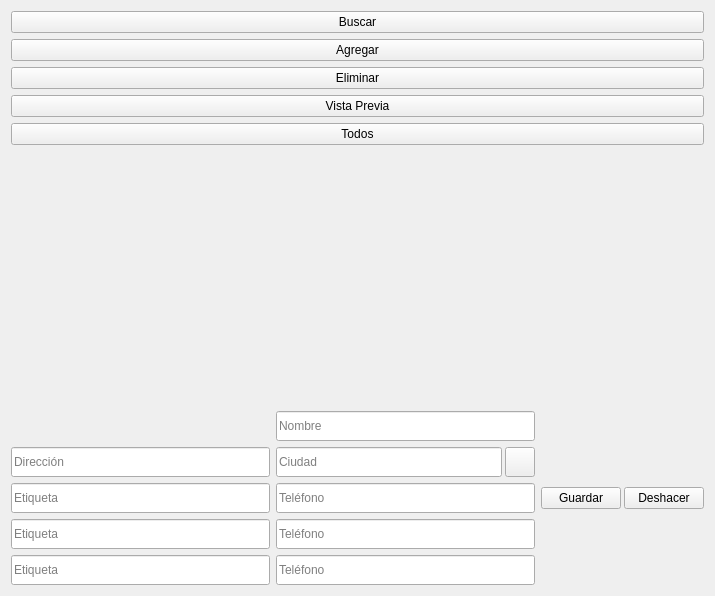
<?xml version="1.0" encoding="UTF-8"?>
<ui version="4.0">
 <class>Amazul</class>
 <widget class="QMainWindow" name="Amazul">
  <property name="geometry">
   <rect>
    <x>0</x>
    <y>0</y>
    <width>715</width>
    <height>596</height>
   </rect>
  </property>
  <property name="windowTitle">
   <string>Amazul</string>
  </property>
  <property name="windowIcon">
   <iconset resource="resources.qrc">
    <normaloff>:/images/images/Amazul.png</normaloff>:/images/images/Amazul.png</iconset>
  </property>
  <widget class="QWidget" name="centralWidget">
   <layout class="QVBoxLayout" name="verticalLayout_4">
    <item>
     <layout class="QHBoxLayout" name="horizontalLayout_4">
      <item>
       <layout class="QVBoxLayout" name="verticalLayout">
        <item>
         <widget class="QPushButton" name="pbSearch">
          <property name="cursor">
           <cursorShape>PointingHandCursor</cursorShape>
          </property>
          <property name="focusPolicy">
           <enum>Qt::NoFocus</enum>
          </property>
          <property name="toolTip">
           <string>Buscar alumnas</string>
          </property>
          <property name="text">
           <string>Buscar</string>
          </property>
          <property name="icon">
           <iconset resource="resources.qrc">
            <normaloff>:/images/images/Search.png</normaloff>:/images/images/Search.png</iconset>
          </property>
          <property name="iconSize">
           <size>
            <width>20</width>
            <height>20</height>
           </size>
          </property>
          <property name="shortcut">
           <string>Ctrl+B</string>
          </property>
          <property name="checkable">
           <bool>true</bool>
          </property>
         </widget>
        </item>
        <item>
         <widget class="QPushButton" name="pbAdd">
          <property name="cursor">
           <cursorShape>PointingHandCursor</cursorShape>
          </property>
          <property name="focusPolicy">
           <enum>Qt::NoFocus</enum>
          </property>
          <property name="toolTip">
           <string>Agregar una alumna</string>
          </property>
          <property name="text">
           <string>Agregar</string>
          </property>
          <property name="icon">
           <iconset resource="resources.qrc">
            <normaloff>:/images/images/Contacts.png</normaloff>:/images/images/Contacts.png</iconset>
          </property>
          <property name="iconSize">
           <size>
            <width>20</width>
            <height>20</height>
           </size>
          </property>
         </widget>
        </item>
        <item>
         <widget class="QPushButton" name="pbDel">
          <property name="cursor">
           <cursorShape>PointingHandCursor</cursorShape>
          </property>
          <property name="focusPolicy">
           <enum>Qt::NoFocus</enum>
          </property>
          <property name="toolTip">
           <string>Eliminar alumna seleccionada</string>
          </property>
          <property name="text">
           <string>Eliminar</string>
          </property>
          <property name="icon">
           <iconset resource="resources.qrc">
            <normaloff>:/images/images/Recyclebin Open.png</normaloff>:/images/images/Recyclebin Open.png</iconset>
          </property>
          <property name="iconSize">
           <size>
            <width>20</width>
            <height>20</height>
           </size>
          </property>
         </widget>
        </item>
        <item>
         <widget class="QPushButton" name="pbPreview">
          <property name="cursor">
           <cursorShape>PointingHandCursor</cursorShape>
          </property>
          <property name="focusPolicy">
           <enum>Qt::NoFocus</enum>
          </property>
          <property name="text">
           <string>Vista Previa</string>
          </property>
          <property name="icon">
           <iconset resource="resources.qrc">
            <normaloff>:/images/images/Print.png</normaloff>:/images/images/Print.png</iconset>
          </property>
          <property name="iconSize">
           <size>
            <width>20</width>
            <height>20</height>
           </size>
          </property>
          <property name="shortcut">
           <string>Ctrl+P</string>
          </property>
         </widget>
        </item>
        <item>
         <widget class="QPushButton" name="pbPrintAll">
          <property name="cursor">
           <cursorShape>PointingHandCursor</cursorShape>
          </property>
          <property name="focusPolicy">
           <enum>Qt::NoFocus</enum>
          </property>
          <property name="toolTip">
           <string>Marcar todos para imprimir</string>
          </property>
          <property name="text">
           <string>Todos</string>
          </property>
          <property name="icon">
           <iconset resource="resources.qrc">
            <normaloff>:/images/images/Accept.png</normaloff>:/images/images/Accept.png</iconset>
          </property>
          <property name="iconSize">
           <size>
            <width>20</width>
            <height>20</height>
           </size>
          </property>
          <property name="shortcut">
           <string>Ctrl+P</string>
          </property>
         </widget>
        </item>
        <item>
         <spacer name="verticalSpacer">
          <property name="orientation">
           <enum>Qt::Vertical</enum>
          </property>
          <property name="sizeHint" stdset="0">
           <size>
            <width>20</width>
            <height>40</height>
           </size>
          </property>
         </spacer>
        </item>
       </layout>
      </item>
      <item>
       <layout class="QVBoxLayout" name="centralLayout"/>
      </item>
     </layout>
    </item>
    <item>
     <widget class="QWidget" name="widgetInfo" native="true">
      <property name="sizePolicy">
       <sizepolicy hsizetype="Preferred" vsizetype="Fixed">
        <horstretch>0</horstretch>
        <verstretch>0</verstretch>
       </sizepolicy>
      </property>
      <layout class="QHBoxLayout" name="horizontalLayout_3">
       <property name="leftMargin">
        <number>0</number>
       </property>
       <property name="topMargin">
        <number>0</number>
       </property>
       <property name="rightMargin">
        <number>0</number>
       </property>
       <property name="bottomMargin">
        <number>0</number>
       </property>
       <item>
        <layout class="QGridLayout" name="gridLayout">
         <item row="2" column="2">
          <widget class="QLineEdit" name="lePhone1">
           <property name="sizePolicy">
            <sizepolicy hsizetype="Expanding" vsizetype="Fixed">
             <horstretch>0</horstretch>
             <verstretch>0</verstretch>
            </sizepolicy>
           </property>
           <property name="minimumSize">
            <size>
             <width>0</width>
             <height>30</height>
            </size>
           </property>
           <property name="text">
            <string/>
           </property>
           <property name="maxLength">
            <number>15</number>
           </property>
           <property name="placeholderText">
            <string>Teléfono</string>
           </property>
          </widget>
         </item>
         <item row="2" column="0">
          <widget class="QLineEdit" name="leLabel1">
           <property name="sizePolicy">
            <sizepolicy hsizetype="Expanding" vsizetype="Fixed">
             <horstretch>0</horstretch>
             <verstretch>0</verstretch>
            </sizepolicy>
           </property>
           <property name="minimumSize">
            <size>
             <width>0</width>
             <height>30</height>
            </size>
           </property>
           <property name="text">
            <string/>
           </property>
           <property name="maxLength">
            <number>10</number>
           </property>
           <property name="placeholderText">
            <string>Etiqueta</string>
           </property>
          </widget>
         </item>
         <item row="3" column="2">
          <widget class="QLineEdit" name="lePhone2">
           <property name="sizePolicy">
            <sizepolicy hsizetype="Expanding" vsizetype="Fixed">
             <horstretch>0</horstretch>
             <verstretch>0</verstretch>
            </sizepolicy>
           </property>
           <property name="minimumSize">
            <size>
             <width>0</width>
             <height>30</height>
            </size>
           </property>
           <property name="text">
            <string/>
           </property>
           <property name="maxLength">
            <number>15</number>
           </property>
           <property name="placeholderText">
            <string>Teléfono</string>
           </property>
          </widget>
         </item>
         <item row="4" column="2">
          <widget class="QLineEdit" name="lePhone3">
           <property name="sizePolicy">
            <sizepolicy hsizetype="Expanding" vsizetype="Fixed">
             <horstretch>0</horstretch>
             <verstretch>0</verstretch>
            </sizepolicy>
           </property>
           <property name="minimumSize">
            <size>
             <width>0</width>
             <height>30</height>
            </size>
           </property>
           <property name="text">
            <string/>
           </property>
           <property name="maxLength">
            <number>15</number>
           </property>
           <property name="placeholderText">
            <string>Teléfono</string>
           </property>
          </widget>
         </item>
         <item row="0" column="2">
          <widget class="QLineEdit" name="leName">
           <property name="sizePolicy">
            <sizepolicy hsizetype="Expanding" vsizetype="Fixed">
             <horstretch>0</horstretch>
             <verstretch>0</verstretch>
            </sizepolicy>
           </property>
           <property name="minimumSize">
            <size>
             <width>0</width>
             <height>30</height>
            </size>
           </property>
           <property name="maxLength">
            <number>20</number>
           </property>
           <property name="placeholderText">
            <string>Nombre</string>
           </property>
          </widget>
         </item>
         <item row="3" column="0">
          <widget class="QLineEdit" name="leLabel2">
           <property name="sizePolicy">
            <sizepolicy hsizetype="Expanding" vsizetype="Fixed">
             <horstretch>0</horstretch>
             <verstretch>0</verstretch>
            </sizepolicy>
           </property>
           <property name="minimumSize">
            <size>
             <width>0</width>
             <height>30</height>
            </size>
           </property>
           <property name="text">
            <string/>
           </property>
           <property name="maxLength">
            <number>10</number>
           </property>
           <property name="placeholderText">
            <string>Etiqueta</string>
           </property>
          </widget>
         </item>
         <item row="1" column="2">
          <layout class="QHBoxLayout" name="horizontalLayout">
           <property name="spacing">
            <number>3</number>
           </property>
           <item>
            <layout class="QHBoxLayout" name="layoutNumber"/>
           </item>
           <item>
            <widget class="QLineEdit" name="leCity">
             <property name="sizePolicy">
              <sizepolicy hsizetype="Expanding" vsizetype="Fixed">
               <horstretch>0</horstretch>
               <verstretch>0</verstretch>
              </sizepolicy>
             </property>
             <property name="minimumSize">
              <size>
               <width>0</width>
               <height>30</height>
              </size>
             </property>
             <property name="maxLength">
              <number>20</number>
             </property>
             <property name="placeholderText">
              <string>Ciudad</string>
             </property>
            </widget>
           </item>
           <item>
            <widget class="QPushButton" name="pbMap">
             <property name="maximumSize">
              <size>
               <width>30</width>
               <height>30</height>
              </size>
             </property>
             <property name="cursor">
              <cursorShape>PointingHandCursor</cursorShape>
             </property>
             <property name="focusPolicy">
              <enum>Qt::NoFocus</enum>
             </property>
             <property name="toolTip">
              <string>Ver mapa</string>
             </property>
             <property name="icon">
              <iconset resource="resources.qrc">
               <normaloff>:/images/images/Address.png</normaloff>:/images/images/Address.png</iconset>
             </property>
             <property name="iconSize">
              <size>
               <width>20</width>
               <height>20</height>
              </size>
             </property>
            </widget>
           </item>
          </layout>
         </item>
         <item row="1" column="0">
          <widget class="QLineEdit" name="leAddress">
           <property name="sizePolicy">
            <sizepolicy hsizetype="Expanding" vsizetype="Fixed">
             <horstretch>0</horstretch>
             <verstretch>0</verstretch>
            </sizepolicy>
           </property>
           <property name="minimumSize">
            <size>
             <width>0</width>
             <height>30</height>
            </size>
           </property>
           <property name="text">
            <string/>
           </property>
           <property name="maxLength">
            <number>40</number>
           </property>
           <property name="placeholderText">
            <string>Dirección</string>
           </property>
          </widget>
         </item>
         <item row="4" column="0">
          <widget class="QLineEdit" name="leLabel3">
           <property name="sizePolicy">
            <sizepolicy hsizetype="Expanding" vsizetype="Fixed">
             <horstretch>0</horstretch>
             <verstretch>0</verstretch>
            </sizepolicy>
           </property>
           <property name="minimumSize">
            <size>
             <width>0</width>
             <height>30</height>
            </size>
           </property>
           <property name="text">
            <string/>
           </property>
           <property name="maxLength">
            <number>10</number>
           </property>
           <property name="placeholderText">
            <string>Etiqueta</string>
           </property>
          </widget>
         </item>
         <item row="0" column="0">
          <layout class="QHBoxLayout" name="layoutLastname"/>
         </item>
        </layout>
       </item>
       <item>
        <layout class="QVBoxLayout" name="verticalLayout_2">
         <property name="spacing">
          <number>3</number>
         </property>
         <item>
          <layout class="QHBoxLayout" name="calendarLayout">
           <property name="spacing">
            <number>0</number>
           </property>
          </layout>
         </item>
         <item>
          <widget class="QWidget" name="widget" native="true">
           <property name="sizePolicy">
            <sizepolicy hsizetype="Preferred" vsizetype="Fixed">
             <horstretch>0</horstretch>
             <verstretch>0</verstretch>
            </sizepolicy>
           </property>
           <layout class="QHBoxLayout" name="horizontalLayout_2">
            <property name="spacing">
             <number>3</number>
            </property>
            <property name="leftMargin">
             <number>0</number>
            </property>
            <property name="topMargin">
             <number>0</number>
            </property>
            <property name="rightMargin">
             <number>0</number>
            </property>
            <property name="bottomMargin">
             <number>0</number>
            </property>
            <item>
             <widget class="QPushButton" name="pbSave">
              <property name="cursor">
               <cursorShape>PointingHandCursor</cursorShape>
              </property>
              <property name="focusPolicy">
               <enum>Qt::NoFocus</enum>
              </property>
              <property name="toolTip">
               <string>Guardar cambios</string>
              </property>
              <property name="text">
               <string>Guardar</string>
              </property>
              <property name="icon">
               <iconset resource="resources.qrc">
                <normaloff>:/images/images/Floopy.png</normaloff>:/images/images/Floopy.png</iconset>
              </property>
              <property name="iconSize">
               <size>
                <width>20</width>
                <height>20</height>
               </size>
              </property>
              <property name="shortcut">
               <string>Ctrl+G</string>
              </property>
             </widget>
            </item>
            <item>
             <widget class="QPushButton" name="pbUndo">
              <property name="cursor">
               <cursorShape>PointingHandCursor</cursorShape>
              </property>
              <property name="focusPolicy">
               <enum>Qt::NoFocus</enum>
              </property>
              <property name="toolTip">
               <string>Deshacer cambios</string>
              </property>
              <property name="text">
               <string>Deshacer</string>
              </property>
              <property name="icon">
               <iconset resource="resources.qrc">
                <normaloff>:/images/images/Undo.png</normaloff>:/images/images/Undo.png</iconset>
              </property>
              <property name="iconSize">
               <size>
                <width>20</width>
                <height>20</height>
               </size>
              </property>
              <property name="shortcut">
               <string>Ctrl+Z</string>
              </property>
             </widget>
            </item>
           </layout>
          </widget>
         </item>
        </layout>
       </item>
      </layout>
     </widget>
    </item>
   </layout>
  </widget>
  <widget class="QMenuBar" name="menuBar">
   <property name="geometry">
    <rect>
     <x>0</x>
     <y>0</y>
     <width>715</width>
     <height>18</height>
    </rect>
   </property>
  </widget>
 </widget>
 <layoutdefault spacing="6" margin="11"/>
 <tabstops>
  <tabstop>leName</tabstop>
  <tabstop>leAddress</tabstop>
  <tabstop>leCity</tabstop>
  <tabstop>leLabel1</tabstop>
  <tabstop>lePhone1</tabstop>
  <tabstop>leLabel2</tabstop>
  <tabstop>lePhone2</tabstop>
  <tabstop>leLabel3</tabstop>
  <tabstop>lePhone3</tabstop>
 </tabstops>
 <resources>
  <include location="resources.qrc"/>
 </resources>
 <connections/>
</ui>
